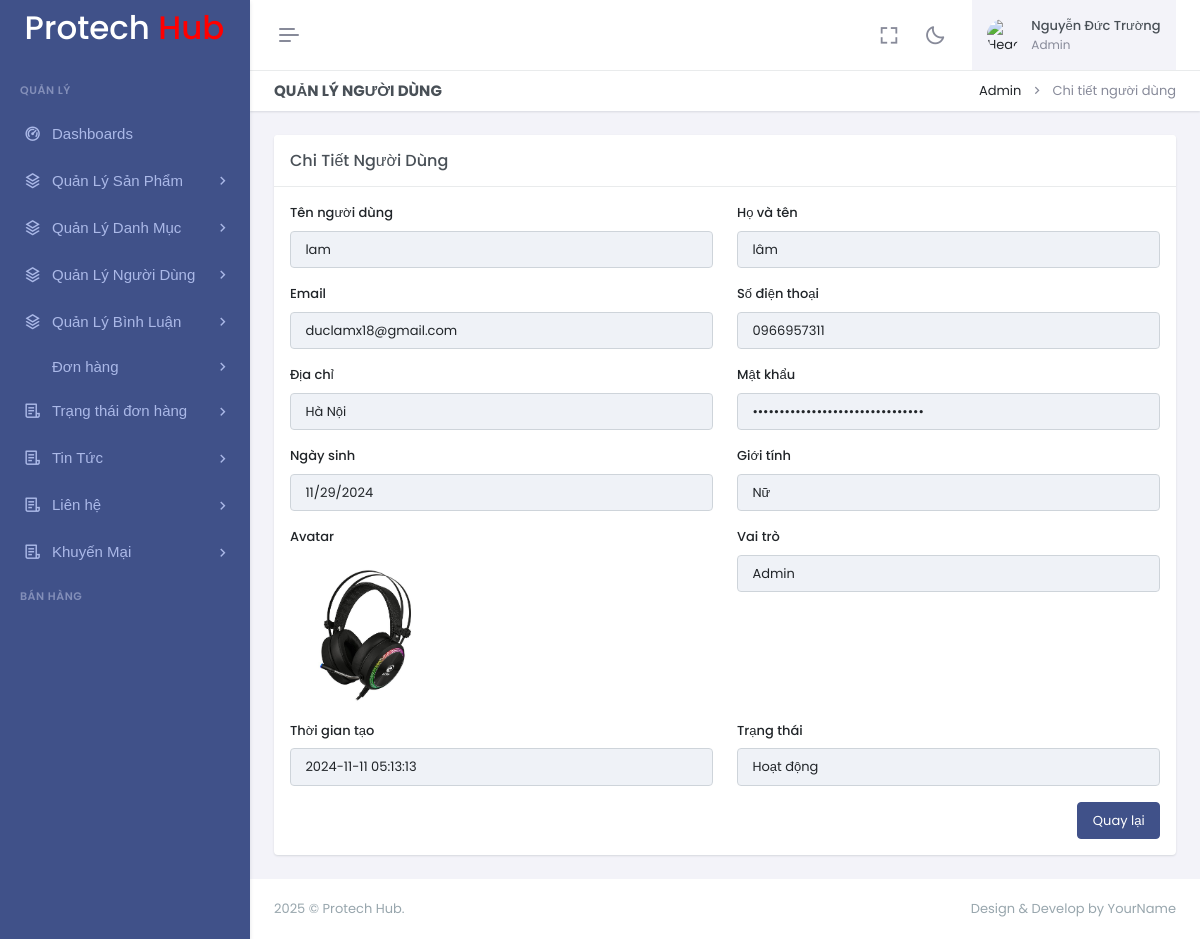
Page /admin/index.php?act=users/show&id=10 (signed in) on the committed database.
### tables this page shows
CREATE TABLE `nguoi_dungs` (
  `id` int NOT NULL,
  `ten_nguoi_dung` varchar(255) NOT NULL,
  `ho_va_ten` varchar(50) DEFAULT NULL,
  `email` varchar(255) NOT NULL,
  `sdt` varchar(15) NOT NULL,
  `dia_chi` text,
  `mat_khau` varchar(255) NOT NULL,
  `ngay_sinh` date DEFAULT NULL,
  `gioi_tinh` tinyint(1) NOT NULL,
  `thoi_gian_tao` timestamp NOT NULL DEFAULT CURRENT_TIMESTAMP,
  `avatar` varchar(255) DEFAULT NULL,
  `vai_tro` tinyint(1) NOT NULL,
  `trang_thai` tinyint(1) NOT NULL
);

### admin/controllers/UserController.php (called while the page is built, shortened)
<?php
class UserController
{
    private $userModel;
    public function __construct()
    {
        $this->userModel = new User();
    }
    public function show($id)
    {
        $user = $this->userModel->getById($id);
        require_once 'views/users/show.php';
    }
}
?>

### commons/function.php (called while the page is built)
<?php
function connectDB() {
    $host = DB_HOST;
    $port = DB_PORT;
    $dbname = DB_NAME;
    try {
        $conn = new PDO("mysql:host=$host;port=$port;dbname=$dbname", DB_USERNAME, DB_PASSWORD);
        $conn->setAttribute(PDO::ATTR_ERRMODE, PDO::ERRMODE_EXCEPTION);
        $conn->setAttribute(PDO::ATTR_DEFAULT_FETCH_MODE, PDO::FETCH_ASSOC);
        return $conn;
    } catch (PDOException $e) {
        echo ("Connection failed: " . $e->getMessage());
    }
}

### admin/models/User.php (called while the page is built, shortened)
<?php
class User
{
    private $conn;
    public function __construct()
    {
        $this->conn = connectDB();
    }
    public function getById($id)
    {
        $sql = "SELECT * FROM nguoi_dungs WHERE id = :id";
        $stmt = $this->conn->prepare($sql);
        $stmt->execute(['id' => $id]);
        return $stmt->fetch();
    }
}

### admin/views/users/show.php (the view, shortened to what this page needs)
<!doctype html>
<html lang="en" data-layout="vertical" data-topbar="light" data-sidebar="dark" data-sidebar-size="lg"
    data-sidebar-image="none" data-preloader="disable" data-theme="default" data-theme-colors="default">
<head>
    <?php
    require_once "views/layouts/libs_css.php";
    ?>
</head>
<body>
    <div id="layout-wrapper">
        <?php
        require_once "views/layouts/header.php";
        require_once "views/layouts/siderbar.php";
        ?>
        <div class="main-content">
            <div class="page-content">
                <div class="container-fluid">
                    <div class="row">
                        <div class="col-12">
                            <div
                                class="page-title-box d-sm-flex align-items-center justify-content-between bg-galaxy-transparent">
                                <h4 class="mb-sm-0">Quản lý người dùng</h4>
                                <div class="page-title-right">
                                    <ol class="breadcrumb m-0">
                                        <li class="breadcrumb-item"><a href="javascript: void(0);">Admin</a></li>
                                        <li class="breadcrumb-item active">Chi tiết người dùng</li>
                                    </ol>
                                </div>
                            </div>
                        </div>
                    </div>
                    <div class="row">
                        <div class="col">
                            <div class="h-100">
                                <div class="card">
                                    <div class="card-header align-items-center d-flex">
                                        <h4 class="card-title mb-0 flex-grow-1">Chi Tiết Người Dùng</h4>
                                    </div>
                                    <div class="card-body">
                                        <div class="live-preview">
                                            <form>
                                                <div class="row">
                                                    <div class="col-md-6">
                                                        <div class="mb-3">
                                                            <label for="ten_nguoi_dung" class="form-label">Tên người
                                                                dùng</label>
                                                            <input type="text" class="form-control" id="ten_nguoi_dung"
                                                                name="ten_nguoi_dung"
                                                                value="<?php echo $user['ten_nguoi_dung']; ?>" disabled>
                                                        </div>
                                                    </div>
                                                    <div class="col-md-6">
                                                        <div class="mb-3">
                                                            <label for="ho_va_ten" class="form-label">Họ và tên</label>
                                                            <input type="text" class="form-control" id="ho_va_ten"
                                                                name="ho_va_ten"
                                                                value="<?php echo $user['ho_va_ten']; ?>" disabled>
                                                        </div>
                                                    </div>
                                                </div>
                                                <div class="row">
                                                    <div class="col-md-6">
                                                        <div class="mb-3">
                                                            <label for="email" class="form-label">Email</label>
                                                            <input type="email" class="form-control" id="email"
                                                                name="email" value="<?php echo $user['email']; ?>"
                                                                disabled>
                                                        </div>
                                                    </div>
                                                    <div class="col-md-6">
                                                        <div class="mb-3">
                                                            <label for="sdt" class="form-label">Số điện thoại</label>
                                                            <input type="text" class="form-control" id="sdt" name="sdt"
                                                                value="<?php echo $user['sdt']; ?>" disabled>
                                                        </div>
                                                    </div>
                                                </div>
                                                <div class="row">
                                                    <div class="col-md-6">
                                                        <div class="mb-3">
                                                            <label for="dia_chi" class="form-label">Địa chỉ</label>
                                                            <input type="text" class="form-control" id="dia_chi"
                                                                name="dia_chi" value="<?php echo $user['dia_chi']; ?>"
                                                                disabled>
                                                        </div>
                                                    </div>
                                                    <div class="col-md-6">
                                                        <div class="mb-3">
                                                            <label for="mat_khau" class="form-label">Mật khẩu</label>
                                                            <input type="password" class="form-control" id="mat_khau"
                                                                name="mat_khau" value="<?php echo $user['mat_khau']; ?>"
                                                                disabled>
                                                        </div>
                                                    </div>
                                                </div>
                                                <div class="row">
                                                    <div class="col-md-6">
                                                        <div class="mb-3">
                                                            <label for="ngay_sinh" class="form-label">Ngày sinh</label>
                                                            <input type="date" class="form-control" id="ngay_sinh"
                                                                name="ngay_sinh"
                                                                value="<?php echo $user['ngay_sinh']; ?>" disabled>
                                                        </div>
                                                    </div>
                                                    <div class="col-md-6">
                                                        <div class="mb-3">
                                                            <label for="gioi_tinh" class="form-label">Giới tính</label>
                                                            <input type="text" class="form-control" id="gioi_tinh"
                                                                name="gioi_tinh"
                                                                value="<?php echo $user['gioi_tinh'] == 1 ? 'Nam' : 'Nữ'; ?>"
                                                                disabled>
                                                        </div>
                                                    </div>
                                                </div>
                                                <div class="row">
                                                    <div class="col-md-6">
                                                        <div class="mb-3">
                                                            <label for="avatar" class="form-label">Avatar</label>
                                                            <br>
                                                            <img src="<?php echo $user['avatar']; ?>" alt="User Avatar"
                                                                class="img-fluid" style="width: 150px;" />
                                                        </div>
                                                    </div>
                                                    <div class="col-md-6">
                                                        <div class="mb-3">
                                                            <label for="vai_tro" class="form-label">Vai trò</label>
                                                            <input type="text" class="form-control" id="vai_tro"
                                                                name="vai_tro"
                                                                value="<?php echo $user['vai_tro'] == 0 ? 'Admin' : 'User'; ?>"
                                                                disabled>
                                                        </div>
                                                    </div>
                                                </div>
                                                <div class="row">
                                                    <div class="col-md-6">
                                                        <div class="mb-3">
                                                            <label for="thoi_gian_tao" class="form-label">Thời gian
                                                                tạo</label>
                                                            <input type="text" class="form-control" id="thoi_gian_tao"
                                                                name="thoi_gian_tao"
                                                                value="<?php echo $user['thoi_gian_tao']; ?>" disabled>
                                                        </div>
                                                    </div>
                                                    <div class="col-md-6">
                                                        <div class="mb-3">
                                                            <label for="trang_thai" class="form-label">Trạng
                                                                thái</label>
                                                            <input type="text" class="form-control" id="trang_thai"
                                                                name="trang_thai"
                                                                value="<?php echo $user['trang_thai'] == 1 ? 'Hoạt động' : 'Ngừng hoạt động'; ?>"
                                                                disabled>
                                                        </div>
                                                    </div>
                                                </div>
                                                <div class="row">
                                                    <div class="col-lg-12">
                                                        <div class="text-end">
                                                            <a href="?act=users" class="btn btn-primary">Quay
                                                                lại</a>
                                                        </div>
                                                    </div>
                                                </div>
                                            </form>
                                        </div>
                                    </div>
                                </div>
                            </div>
                        </div>
                    </div>
                </div>
            </div>
        </div>
        <footer class="footer">
            <div class="container-fluid">
                <div class="row">
                    <div class="col-sm-6">
                         © Protech Hub.
                    </div>
                    <div class="col-sm-6">
                        <div class="text-sm-end d-none d-sm-block">
                            Design & Develop by YourName
                        </div>
                    </div>
                </div>
            </div>
        </footer>
    </div>
</body>
</html>

### rows in the picture
nguoi_dungs: ten_nguoi_dung "lam", ho_va_ten "lâm", email "duclamx18@gmail.com", sdt "0966957311", dia_chi "Hà Nội", ngay_sinh "11/29/2024", gioi_tinh "Nữ", avatar (picture), vai_tro "Admin", thoi_gian_tao "2024-11-11 05:13:13", trang_thai "Hoạt động"

### other values in the picture
$_SESSION['user'] "Nguyễn Đức Trường"
